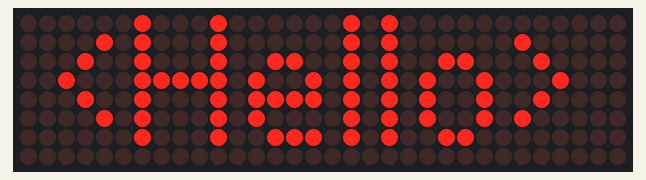
Simulated run of this program. Board: Arduino Uno, built with avr-gcc and run on an emulated ATmega328P. Shown: 32×8 LED matrix.

Above: at 0.1 s.
At 1.15 s:
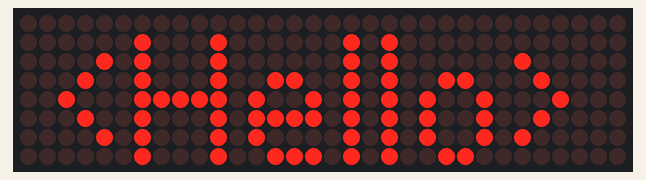

The program:

main.cpp
```cpp
// Program to demonstrate use of a MAX7291 controlled LED matrix
//
// Adapted from example code provided with the Majic Designs MD_MAX72XX library:
//   https://github.com/MajicDesigns/MD_MAX72XX
//
// Modified by cahamo 2024-04-23:
//   Changed HARDWARE_TYPE & MAX_DEVICES for 4 panel FC16 display
//   Changed output text
//   Converted for PlatformIO
//
// LED matrix comprises 4 linked 8x8 panels
//
// Uno is powered via its USB socket
// LED matrix is powered from a separate 5V power supply
//
// Pin connections:
//   Uno pin 10 (SPI CS pin) to matrix CS pin
//   Uno pin 11 (SPI COPI/MOSI pin) to matrix DIN pin
//   Uno pin 13 (SPI CLK pin) to matrix CLK pin
//   Uno GND pin to maxtrix GND pin
//   Power supply 5V to matrix VCC pin
//   Power supply ground to matrix GND pin
//
//   Note that the Uno's CIPO/MISO pin 12 is not used since communication is one way

#include <Arduino.h>
#include <MD_Parola.h>
#include <MD_MAX72xx.h>
#include <SPI.h>

// Define the number of devices we have in the chain and the hardware interface
// NOTE: These pin numbers will probably not work with your hardware and may
// need to be adapted
#define HARDWARE_TYPE MD_MAX72XX::FC16_HW
#define MAX_DEVICES 4   // four 8x8 segments

#define CLK_PIN   13
#define DATA_PIN  11
#define CS_PIN    10

// Hardware SPI connection
MD_Parola P = MD_Parola(HARDWARE_TYPE, CS_PIN, MAX_DEVICES);
// Arbitrary output pins
// MD_Parola P = MD_Parola(HARDWARE_TYPE, DATA_PIN, CLK_PIN, CS_PIN, MAX_DEVICES);

void setup(void)
{
  P.begin();
}

void loop(void)
{
  if (P.displayAnimate())
    P.displayText("<Hello>", PA_CENTER, P.getSpeed(), 1000, PA_SCROLL_DOWN, PA_SCROLL_DOWN);
}
```

Measured:
- what the display in image 0 shows lasts 1.0 s, from 0.1 s to 1.1 s
